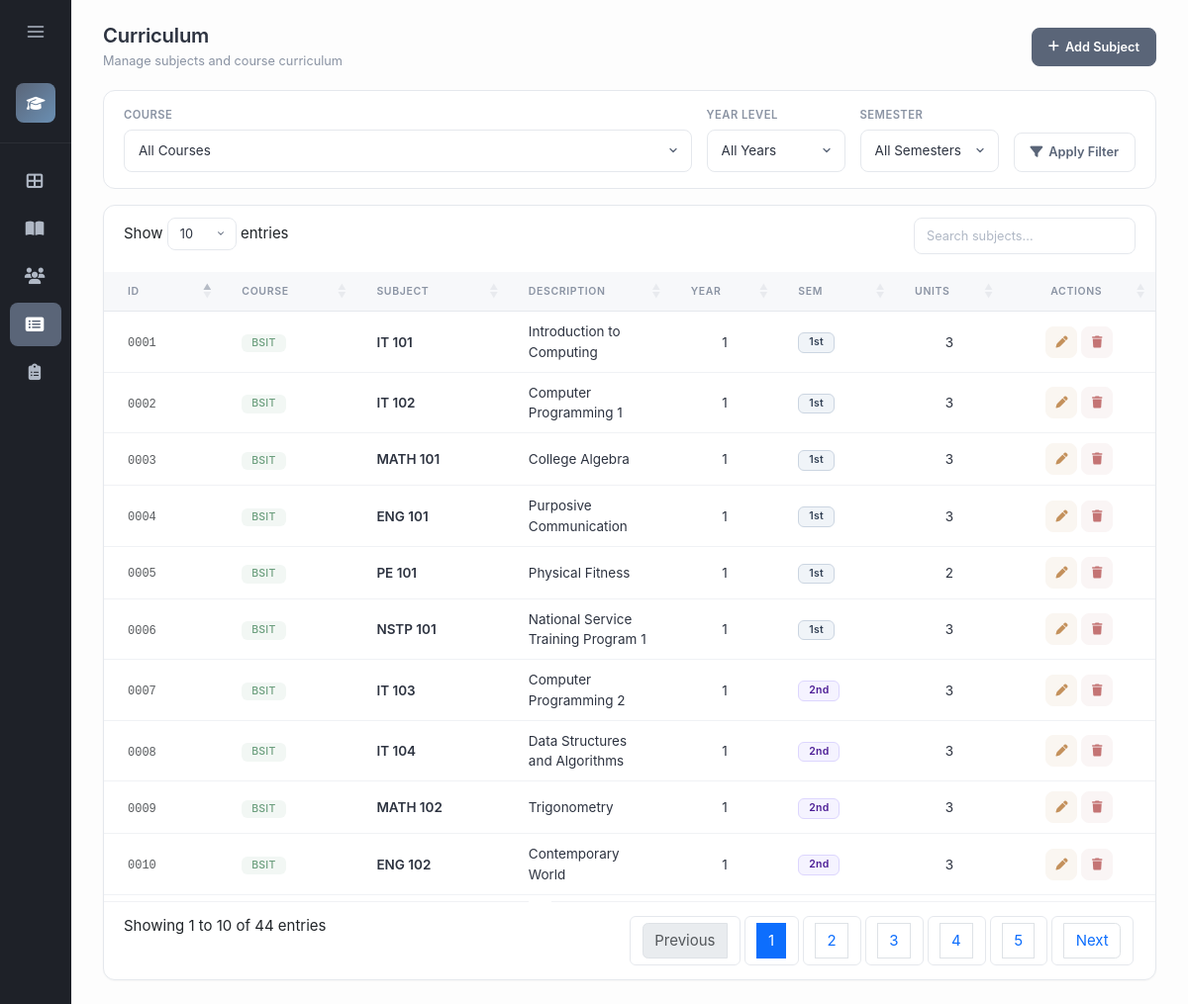
The page /pages/curriculum.php on the database its author committed.
### tables this page shows
CREATE TABLE `curriculum` (
  `CurriculumID` int(11) NOT NULL AUTO_INCREMENT,
  `courseID` varchar(10) DEFAULT NULL,
  `subject_code` varchar(20) NOT NULL,
  `description` text NOT NULL,
  `year_level` int(11) NOT NULL,
  `semester` varchar(20) NOT NULL,
  `units` int(11) NOT NULL DEFAULT 3,
  PRIMARY KEY (`CurriculumID`),
  FOREIGN KEY (`courseID`) REFERENCES `course` (`courseID`) ON DELETE SET NULL
);

CREATE TABLE `course` (
  `courseID` varchar(10) NOT NULL,
  `course_code` varchar(20) NOT NULL,
  `description` varchar(100) NOT NULL,
  PRIMARY KEY (`courseID`)
);

### pages/curriculum.php (the view, shortened to what this page needs)
<?php
require '../config/db.php';
$sql = "SELECT cur.*, c.course_code FROM curriculum cur LEFT JOIN course c ON cur.courseID = c.courseID WHERE 1=1";
$params = [];
$sql .= " ORDER BY cur.year_level, cur.semester, cur.subject_code ASC";
try {
    $stmt = $pdo->prepare($sql);
    $stmt->execute($params);
    $subjects = $stmt->fetchAll();
} catch (PDOException $e) {
    $errorMsg = "Error fetching data: " . $e->getMessage();
}
?>
<?php include '../includes/sidebar.php'; ?>
<div class="main-content">
    <div class="page-header">
        <div>
            <h1 class="page-title">Curriculum</h1>
            <p class="page-subtitle">Manage subjects and course curriculum</p>
        </div>
        <button class="btn btn-primary" data-bs-toggle="modal" data-bs-target="#addSubjectModal">
            <i class="fas fa-plus"></i>
            <span>Add Subject</span>
        </button>
    </div>
    <div class="filter-section">
        <form method="GET" class="d-flex gap-3 align-items-end" style="flex-wrap: wrap;">
            <div style="flex: 1; min-width: 200px;">
                <label class="form-label">Course</label>
                <select name="courseID" class="form-select">
                    <option value="">All Courses</option>
                </select>
            </div>
            <div style="min-width: 140px;">
                <label class="form-label">Year Level</label>
                <select name="year_level" class="form-select">
                    <option value="">All Years</option>
                </select>
            </div>
            <div style="min-width: 140px;">
                <label class="form-label">Semester</label>
                <select name="semester" class="form-select">
                    <option value="">All Semesters</option>
                </select>
            </div>
            <button type="submit" name="filter" value="1" class="btn btn-secondary">
                <i class="fas fa-filter"></i>
                <span>Apply Filter</span>
            </button>
        </form>
    </div>
    <div class="card flex-fill">
        <div class="table-wrapper">
            <table id="curriculumTable" class="table table-hover align-middle" style="margin-bottom: 0;">
                <thead>
                    <tr>
                        <th style="padding-left: 24px; width: 80px;">ID</th>
                        <th style="width: 100px;">Course</th>
                        <th style="width: 120px;">Subject</th>
                        <th>Description</th>
                        <th style="width: 70px;">Year</th>
                        <th style="width: 80px;">Sem</th>
                        <th style="width: 70px;">Units</th>
                        <th class="text-center" style="width: 120px;">Actions</th>
                    </tr>
                </thead>
                <tbody>
                    <?php if (count($subjects) > 0): ?>
                        <?php foreach ($subjects as $s): ?>
                        <tr>
                            <td style="padding-left: 24px;">
                                <span class="font-monospace text-muted" style="font-size: 0.8rem;"><?php echo str_pad($s['CurriculumID'], 4, '0', STR_PAD_LEFT); ?></span>
                            </td>
                            <td><span class="badge badge-course"><?php echo htmlspecialchars($s['course_code'] ?? 'N/A'); ?></span></td>
                            <td style="font-weight: 600; color: var(--text-primary, #1a202c);"><?php echo htmlspecialchars($s['subject_code']); ?></td>
                            <td><?php echo htmlspecialchars($s['description']); ?></td>
                            <td class="text-center"><?php echo $s['year_level']; ?></td>
                            <td><span class="badge badge-sem badge-sem-<?php echo strtolower($s['semester']); ?>"><?php echo $s['semester']; ?></span></td>
                            <td class="text-center"><?php echo $s['units']; ?></td>
                            <td class="text-center">
                                <button type="button" class="btn btn-warning btn-icon edit-btn"
                                        data-id="<?php echo $s['CurriculumID']; ?>"
                                        data-courseid="<?php echo $s['courseID']; ?>"
                                        data-code="<?php echo htmlspecialchars($s['subject_code']); ?>"
                                        data-desc="<?php echo htmlspecialchars($s['description']); ?>"
                                        data-year="<?php echo $s['year_level']; ?>"
                                        data-sem="<?php echo $s['semester']; ?>"
                                        data-units="<?php echo $s['units']; ?>"
                                        data-bs-toggle="modal" data-bs-target="#editSubjectModal"
                                        title="Edit">
                                    <i class="fas fa-pen"></i>
                                </button>
                                <form method="POST" class="d-inline delete-form">
                                    <button type="button" class="btn btn-danger btn-icon delete-btn" title="Delete">
                                        <i class="fas fa-trash"></i>
                                    </button>
                                </form>
                            </td>
                        </tr>
                        <?php endforeach; ?>
                    <?php endif; ?>
                </tbody>
            </table>
        </div>
    </div>
</div>
</body>
</html>

### rows shown on the page
curriculum: CurriculumID "0004", courseID.course_code "BSIT", subject_code "ENG 101", description "Purposive Communication", year_level "1", semester "1st", units "3"
curriculum: CurriculumID "0001", courseID.course_code "BSIT", subject_code "IT 101", description "Introduction to Computing", year_level "1", semester "1st", units "3"
curriculum: CurriculumID "0002", courseID.course_code "BSIT", subject_code "IT 102", description "Computer Programming 1", year_level "1", semester "1st", units "3"
curriculum: CurriculumID "0003", courseID.course_code "BSIT", subject_code "MATH 101", description "College Algebra", year_level "1", semester "1st", units "3"
curriculum: CurriculumID "0006", courseID.course_code "BSIT", subject_code "NSTP 101", description "National Service Training Program 1", year_level "1", semester "1st", units "3"
curriculum: CurriculumID "0005", courseID.course_code "BSIT", subject_code "PE 101", description "Physical Fitness", year_level "1", semester "1st", units "2"
curriculum: CurriculumID "0010", courseID.course_code "BSIT", subject_code "ENG 102", description "Contemporary World", year_level "1", semester "2nd", units "3"
curriculum: CurriculumID "0007", courseID.course_code "BSIT", subject_code "IT 103", description "Computer Programming 2", year_level "1", semester "2nd", units "3"
curriculum: CurriculumID "0008", courseID.course_code "BSIT", subject_code "IT 104", description "Data Structures and Algorithms", year_level "1", semester "2nd", units "3"
curriculum: CurriculumID "0009", courseID.course_code "BSIT", subject_code "MATH 102", description "Trigonometry", year_level "1", semester "2nd", units "3"
